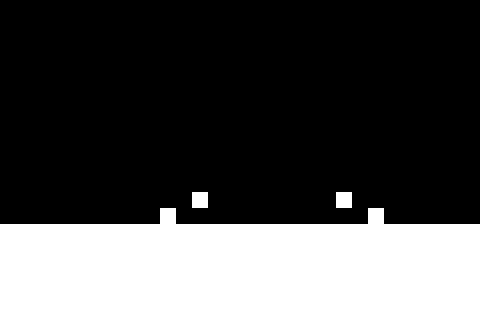

The image is a tile-based game level rendered from a .tmx file. Its description and source (layers, tilesets, objects; grid data summarised) follow:
An orthogonal 30x20 tile map with 16x16 px tiles, 2 tile layers (Floor, Danger).

<map version="1.0" orientation="orthogonal" renderorder="right-down" width="30" height="20" tilewidth="16" tileheight="16">
 <tileset firstgid="1" name="FloorTiles" tilewidth="16" tileheight="16">
  <image source="../../images/tiles/FloorTiles.png" width="32" height="16" />
 </tileset>
 <layer name="Floor" width="30" height="20">
  <properties>
   <property name="tileset" value="FloorTiles" />
  </properties>
  <data>[600 cells, 180 non-empty, 1 distinct tile ids]</data>
 </layer>
 <layer name="Danger" width="30" height="20">
  <properties>
   <property name="tileset" value="FloorTiles" />
  </properties>
  <data>[600 cells, 4 non-empty, 1 distinct tile ids]</data>
 </layer>
</map>
